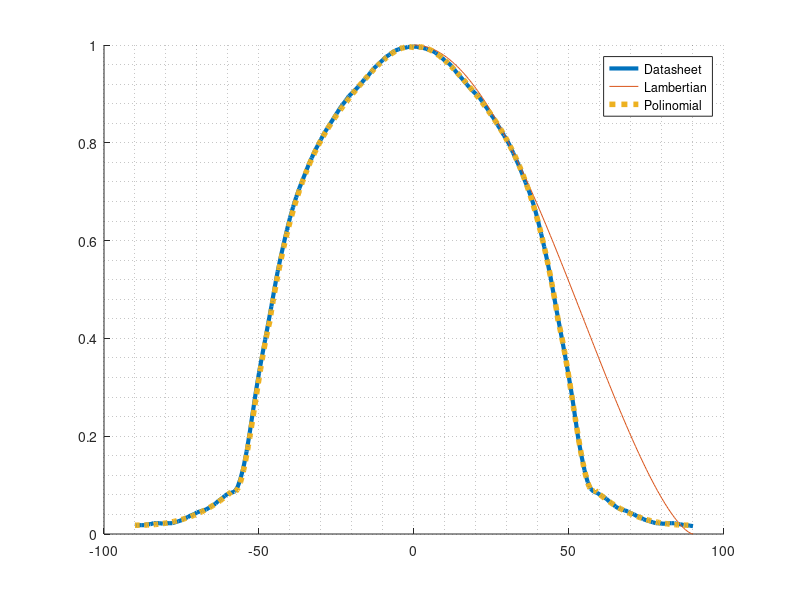

Reproduce this figure in MATLAB. (Note: this script raises an error after producing the figure.)
clc, clear all, close all

% from the datasheet
datasheet = csvread('pattern_smoothed_3.csv',1,0);


% estimacion por lambertianos
phi = 0:0.5:90;
lamb =cosd(phi).^1.5;


figure(1)
hold on
plot(datasheet(:,1), datasheet(:,2)/100,'LineWidth',3,'DisplayName','Datasheet')
plot(phi,lamb,'DisplayName','Lambertian')
legend
grid minor


%%
% estimation with polynomios
p1 =[-2.87071219e-05,2.04429106e-03,-6.27359812e-02,1.85501661e-01,9.94769800e01]/100; %0 - 46
p2 =[5.41209126e-04,-8.38922902e-02,4.37043922,-8.24163885e01,3.30525716e02]/100; %46 a 58
p3 =[-1.1142e-04,3.3874e-02,-3.3845e+00,1.1325e+02]/100; % 58 a 90

phi_range = -90:0.5:90;
i_est = [];
for phi = phi_range
    phi=abs(phi);
    if phi <= 46
        i_rel = polyval(p1, phi);
    elseif phi <= 58
        i_rel = polyval(p2, phi);    
    elseif phi <= 90
        i_rel = polyval(p3, phi);
    else 
        i_rel = 0;
    end
    i_est = [i_est i_rel];
end

plot(phi_range,i_est, 'LineWidth',4,'DisplayName','Polinomial','LineStyle',':')
xline(0,  'r--', 'x=0');
xline(46, 'r--', 'x=46');
xline(58, 'r--', 'x=58');
